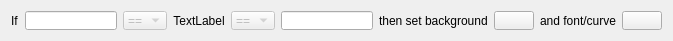
<?xml version="1.0" encoding="UTF-8"?>
<ui version="4.0">
 <class>RangeWidget</class>
 <widget class="QWidget" name="RangeWidget">
  <property name="geometry">
   <rect>
    <x>0</x>
    <y>0</y>
    <width>673</width>
    <height>41</height>
   </rect>
  </property>
  <property name="sizePolicy">
   <sizepolicy hsizetype="Preferred" vsizetype="Fixed">
    <horstretch>0</horstretch>
    <verstretch>0</verstretch>
   </sizepolicy>
  </property>
  <property name="minimumSize">
   <size>
    <width>0</width>
    <height>41</height>
   </size>
  </property>
  <property name="maximumSize">
   <size>
    <width>16777215</width>
    <height>41</height>
   </size>
  </property>
  <property name="windowTitle">
   <string>Form</string>
  </property>
  <layout class="QHBoxLayout" name="horizontalLayout" stretch="0,0,0,1,0,0,0,0,0,0">
   <item>
    <widget class="QLabel" name="label">
     <property name="text">
      <string>If</string>
     </property>
    </widget>
   </item>
   <item>
    <widget class="QLineEdit" name="value1"/>
   </item>
   <item>
    <widget class="QComboBox" name="op1">
     <property name="enabled">
      <bool>false</bool>
     </property>
     <item>
      <property name="text">
       <string>==</string>
      </property>
     </item>
     <item>
      <property name="text">
       <string>!=</string>
      </property>
     </item>
     <item>
      <property name="text">
       <string>&gt;</string>
      </property>
     </item>
     <item>
      <property name="text">
       <string>&gt;=</string>
      </property>
     </item>
     <item>
      <property name="text">
       <string>&lt;</string>
      </property>
     </item>
     <item>
      <property name="text">
       <string>&lt;=</string>
      </property>
     </item>
    </widget>
   </item>
   <item>
    <widget class="QLabel" name="name">
     <property name="text">
      <string>TextLabel</string>
     </property>
     <property name="alignment">
      <set>Qt::AlignCenter</set>
     </property>
    </widget>
   </item>
   <item>
    <widget class="QComboBox" name="op2">
     <property name="enabled">
      <bool>false</bool>
     </property>
     <item>
      <property name="text">
       <string>==</string>
      </property>
     </item>
     <item>
      <property name="text">
       <string>!=</string>
      </property>
     </item>
     <item>
      <property name="text">
       <string>&gt;</string>
      </property>
     </item>
     <item>
      <property name="text">
       <string>&gt;=</string>
      </property>
     </item>
     <item>
      <property name="text">
       <string>&lt;</string>
      </property>
     </item>
     <item>
      <property name="text">
       <string>&lt;=</string>
      </property>
     </item>
    </widget>
   </item>
   <item>
    <widget class="QLineEdit" name="value2"/>
   </item>
   <item>
    <widget class="QLabel" name="label_2">
     <property name="text">
      <string>then set background</string>
     </property>
    </widget>
   </item>
   <item>
    <widget class="QPushButton" name="background_color_btn">
     <property name="minimumSize">
      <size>
       <width>40</width>
       <height>0</height>
      </size>
     </property>
     <property name="text">
      <string/>
     </property>
    </widget>
   </item>
   <item>
    <widget class="QLabel" name="label_3">
     <property name="text">
      <string>and font/curve</string>
     </property>
    </widget>
   </item>
   <item>
    <widget class="QPushButton" name="font_color_btn">
     <property name="minimumSize">
      <size>
       <width>40</width>
       <height>0</height>
      </size>
     </property>
     <property name="text">
      <string/>
     </property>
    </widget>
   </item>
  </layout>
 </widget>
 <resources/>
 <connections/>
</ui>
